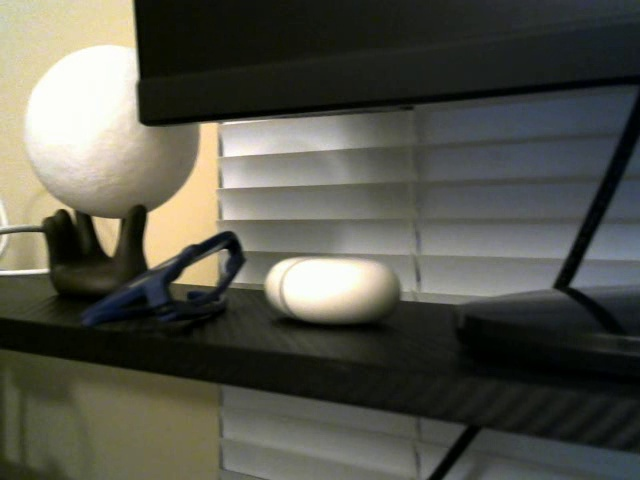
#> input picture image1.jpg, 640 x 480 px; its folder holds 4 pictures in this run
$ jupyter execute Q3A_Compute_SIFT.ipynb   (Python 2 division)
#> lines starting #> are read from the running program, lines starting #| are printed output that depends on the picture
[cell 1]
import cv2
import numpy as np

# Initialize global variables
ix, iy = -1, -1
drawing = False
max_size = 50  # Maximum size of the bounding box

# Mouse callback function to draw rectangle
# [46 lines left out: function draw_rectangle, not called in this run]

# Function to process each image
def process_image(image_path):
#> called with image_path = 'image1.jpg'
    global img, img_name
    img = cv2.imread(image_path)
#> img is the input picture: shape (480, 640, 3); mean B, G, R 74.9, 84.6, 84.3
    img_name = image_path.split('/')[-1].split('.')[0]  # Extract base name for window and saving
    cv2.namedWindow(img_name)
    cv2.setMouseCallback(img_name, draw_rectangle)

    while True:
        cv2.imshow(img_name, img)
        if cv2.waitKey(20) & 0xFF == 27:  # Break loop on 'ESC'
#> (key Esc is pressed here)
            break

    cv2.destroyAllWindows()

# Process each image
process_image('image1.jpg')
process_image('image2.jpg')
#> call 2 of process_image, with image_path = 'image2.jpg'
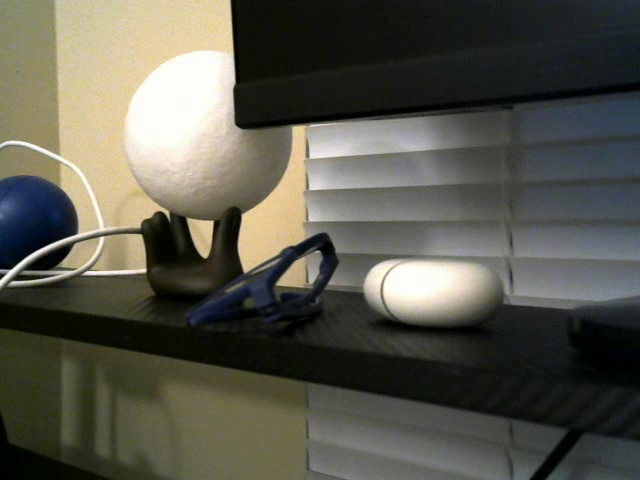
#> input picture image2.jpg, 640 x 480 px
#> in process_image, img is the input picture: shape (480, 640, 3); mean B, G, R 76.6, 87.8, 88.3
#> (key Enter is pressed here)

[cell 2]
def compute_sift_features(image):
    # Initialize SIFT detector
    sift = cv2.SIFT_create()
    # Find keypoints and descriptors with SIFT
    keypoints, descriptors = sift.detectAndCompute(image, None)
    return keypoints, descriptors

def calculate_ssd(descriptor1, descriptor2):
    # Ensure that there is at least one descriptor in each patch
    if descriptor1 is not None and descriptor2 is not None:
        # Compute the sum of squared differences (SSD) between two sets of descriptors
        ssd = np.sum((descriptor1 - descriptor2) ** 2)
        return ssd
    else:
        return None

# Load patches
patch1 = cv2.imread('image1_patch.jpg', cv2.IMREAD_GRAYSCALE)
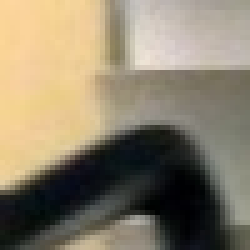
#> input picture image1_patch.jpg, 50 x 50 px (shown 5 times larger)
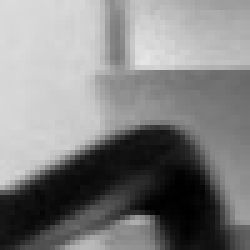
#> patch1: shape (50, 50) (shown 5 times larger); min 0, max 229, mean 129.3
patch2 = cv2.imread('image2_patch.jpg', cv2.IMREAD_GRAYSCALE)
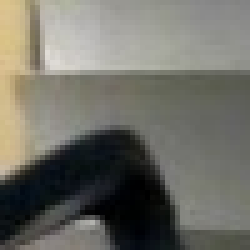
#> input picture image2_patch.jpg, 50 x 50 px (shown 5 times larger)
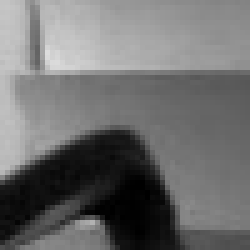
#> patch2: shape (50, 50) (shown 5 times larger); min 0, max 221, mean 110

# Compute SIFT features
_, descriptors1 = compute_sift_features(patch1)
#> in compute_sift_features, `keypoints, descriptors = sift.detectAndCompute(image, None)`: keypoints = 7 keypoints; (x, y, size): (29, 33, 13.6), (30, 10, 6.1), (23, 9, 3.9), (23, 9, 3.9), (34, 12, 2.3), (23, 15, 5.8), (17, 11, 4.9)
_, descriptors2 = compute_sift_features(patch2)
#> in compute_sift_features (call 2), `keypoints, descriptors = sift.detectAndCompute(image, None)`: keypoints = 13 keypoints; strongest (x, y, size): (22, 35, 13.7), (9, 36, 8), (11, 12, 3.3), (38, 41, 6.7)

# Calculate SSD between descriptors
if descriptors1 is not None and descriptors2 is not None:
    # Typically, you match descriptors, but here we'll compute SSD for the first descriptor for simplicity
    ssd_value = calculate_ssd(descriptors1[0], descriptors2[0])
#> in calculate_ssd, `ssd = np.sum((descriptor1 - descriptor2) ** 2)`: ssd = 109760
#> ssd_value = 109760
    print("Sum of Squared Differences (SSD) between SIFT descriptors:", ssd_value)
#| Sum of Squared Differences (SSD) between SIFT descriptors: 109760.0
else:
    print("Descriptors could not be computed for one or both patches.")
